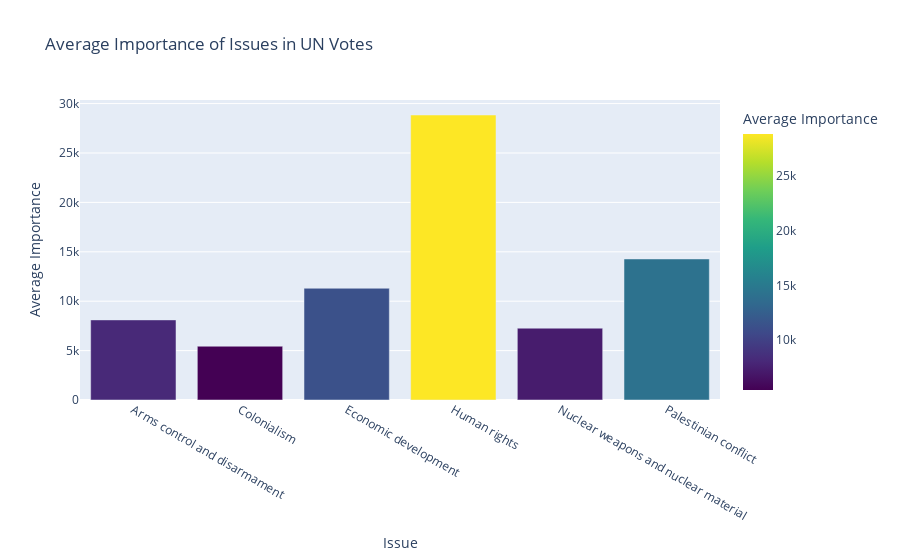

Here is the notebook cell this chart was saved with:
### Markdown cell above
### Plotting of graph

### Code cell
# Group by 'issue' and calculate the average importance for each issue
issue_importance = usa_df.groupby('issue')['importance'].mean().reset_index()

# Create a bar plot
fig = px.bar(
    issue_importance,
    x='issue',  # Issues on the x-axis
    y='importance',  # Average importance on the y-axis
    title="Average Importance of Issues in UN Votes",
    labels={"importance": "Average Importance", "issue": "Issue"},
    color='importance',  # Color by importance for better visualization
    color_continuous_scale="Viridis"  # Choose color scale
)

fig.update_layout(
    xaxis_title="Issue",
    yaxis_title="Average Importance"
)

# Show the plot
fig.show()

### Figure 1 — Plotly figure (JSON) as saved in the notebook; plotly's stock layout.template omitted (floating-point values rounded to 4 significant figures)
{"data": [{"hovertemplate": "Issue=%{x}<br>Average Importance=%{marker.color}<extra></extra>", "legendgroup": "", "marker": {"color": [8107.0, 5443.0, 11310.0, 28840.0, 7269.0, 14270.0], "coloraxis": "coloraxis", "pattern": {"shape": ""}}, "name": "", "orientation": "v", "showlegend": false, "textposition": "auto", "type": "bar", "x": ["Arms control and disarmament", "Colonialism", "Economic development", "Human rights", "Nuclear weapons and nuclear material", "Palestinian conflict"], "xaxis": "x", "y": [8107.0, 5443.0, 11310.0, 28840.0, 7269.0, 14270.0], "yaxis": "y"}], "layout": {"barmode": "relative", "coloraxis": {"colorbar": {"title": {"text": "Average Importance"}}, "colorscale": [[0, "#440154"], [0.1111, "#482878"], [0.2222, "#3e4989"], [0.3333, "#31688e"], [0.4444, "#26828e"], [0.5556, "#1f9e89"], [0.6667, "#35b779"], [0.7778, "#6ece58"], [0.8889, "#b5de2b"], [1, "#fde725"]]}, "legend": {"tracegroupgap": 0}, "title": {"text": "Average Importance of Issues in UN Votes"}, "xaxis": {"anchor": "y", "domain": [0, 1], "title": {"text": "Issue"}}, "yaxis": {"anchor": "x", "domain": [0, 1], "title": {"text": "Average Importance"}}}}
